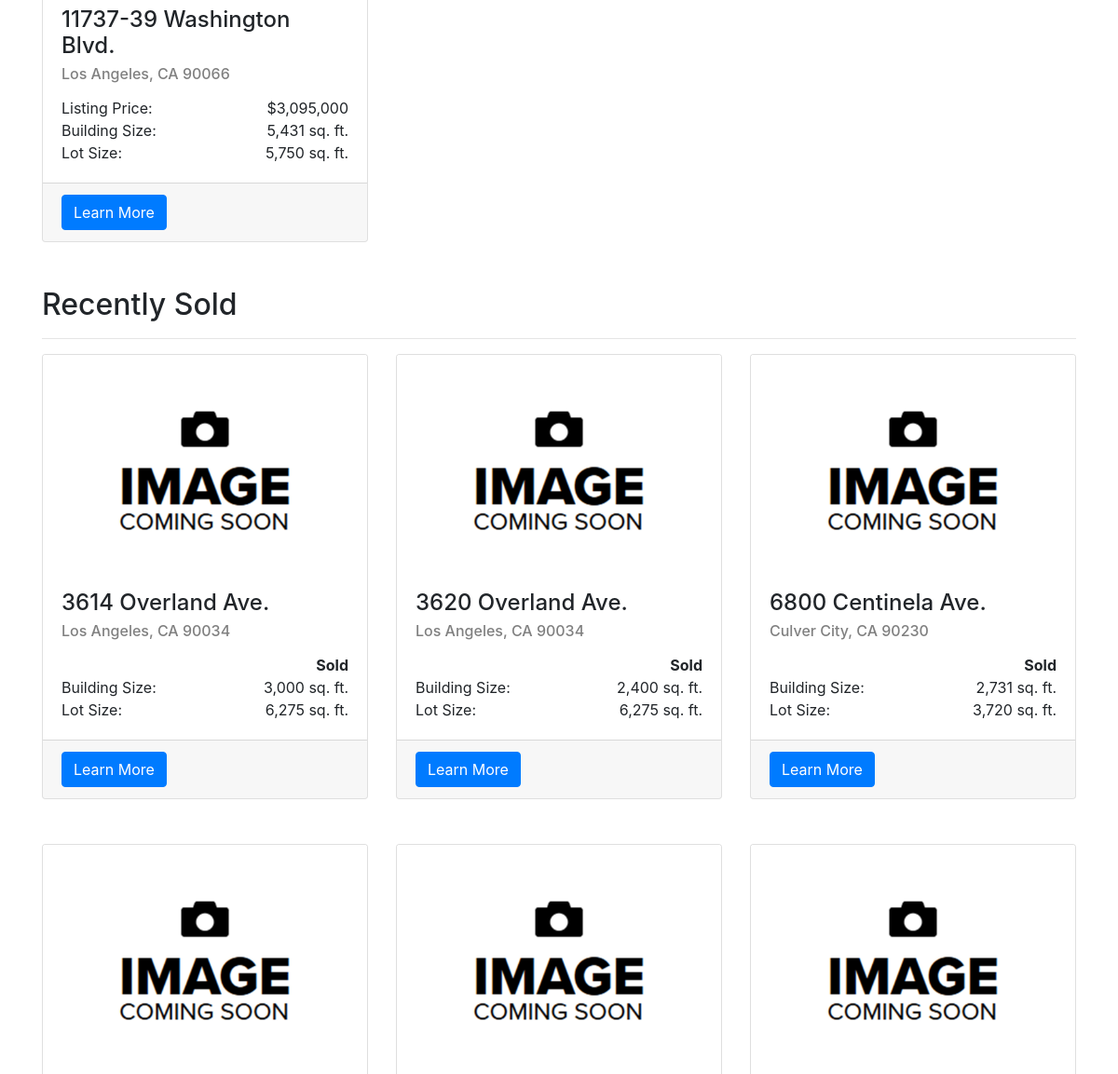
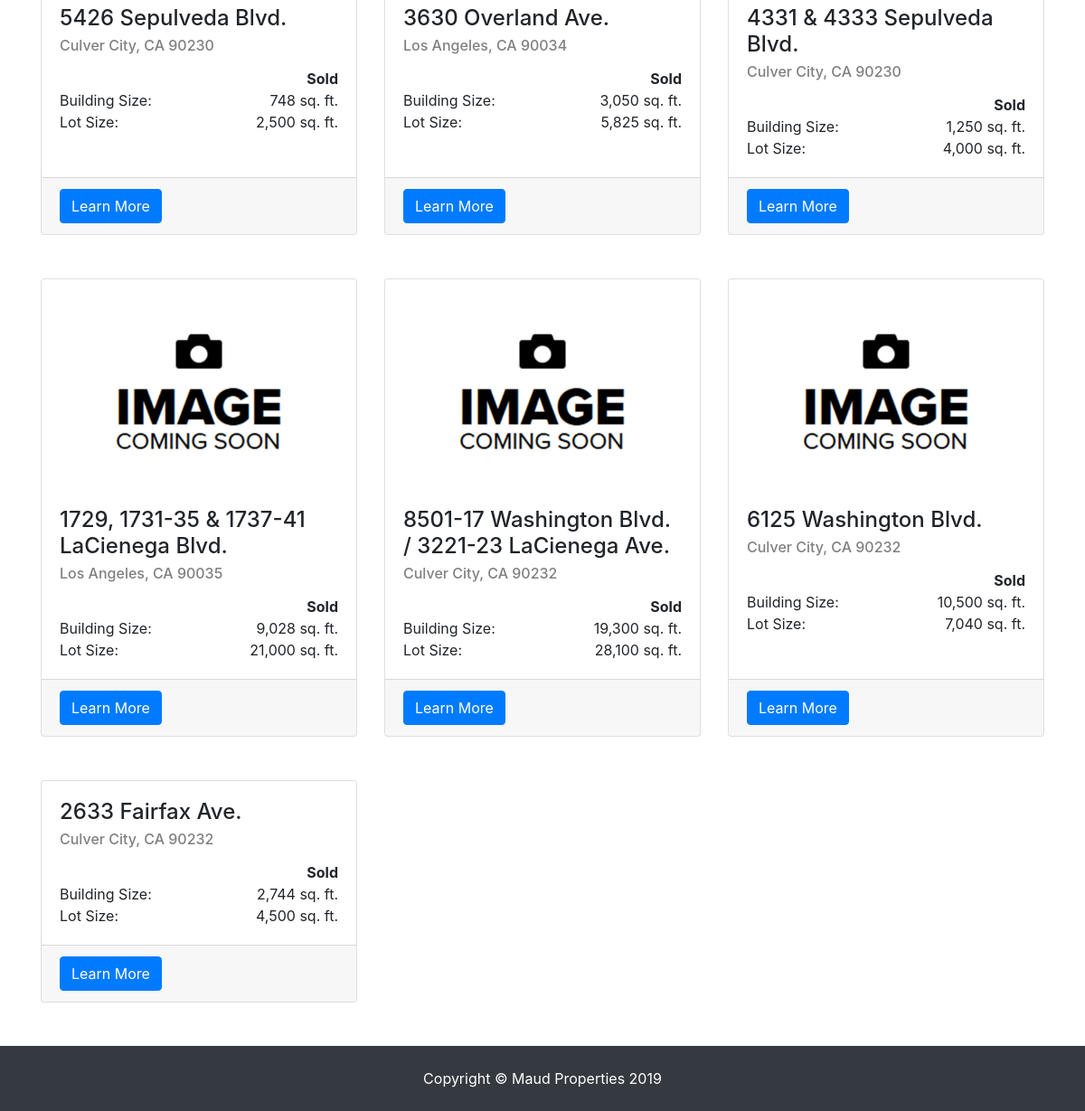
Page /sale/ (lower part) on the earlier database version (2 pictures, top to bottom).
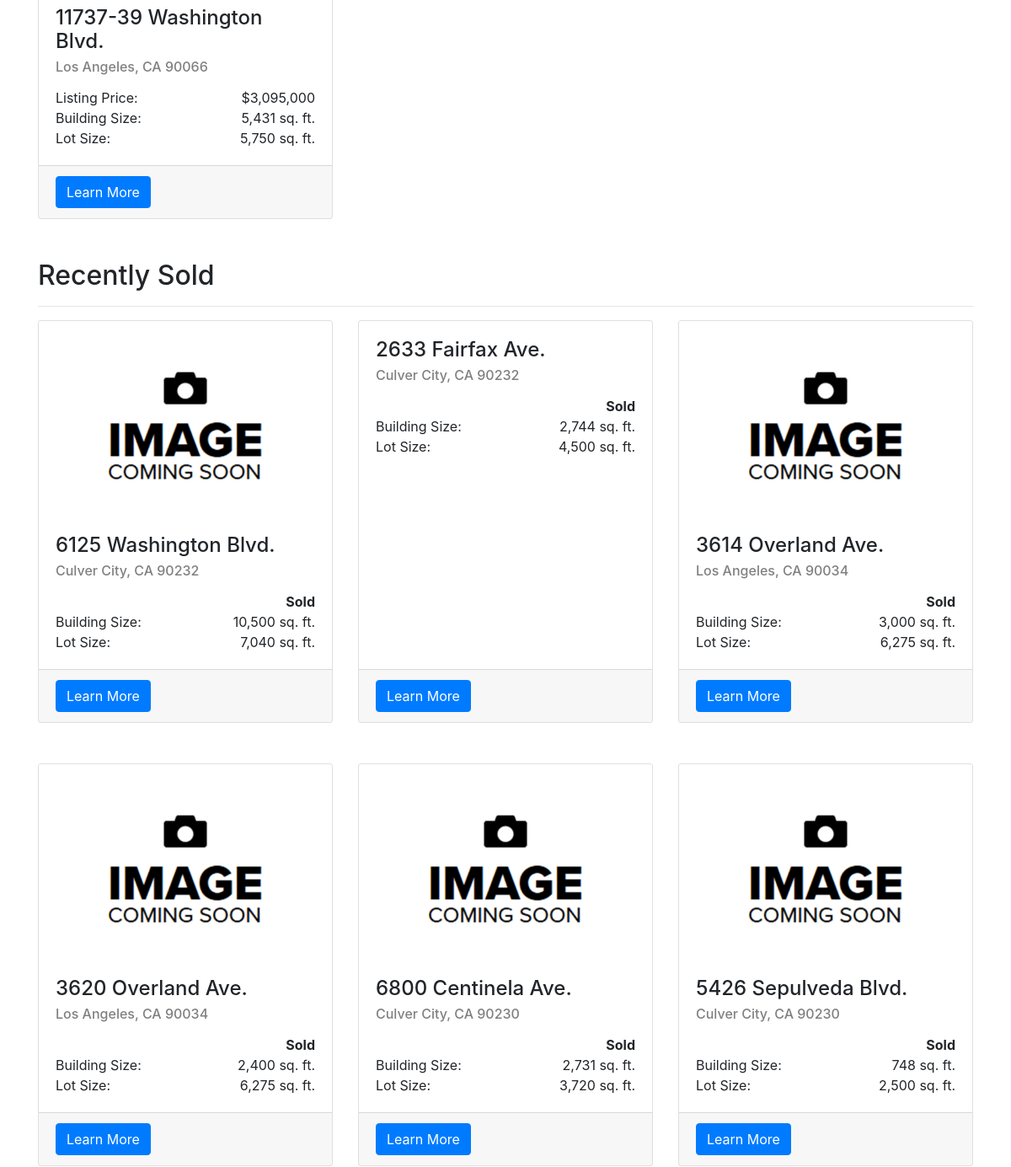
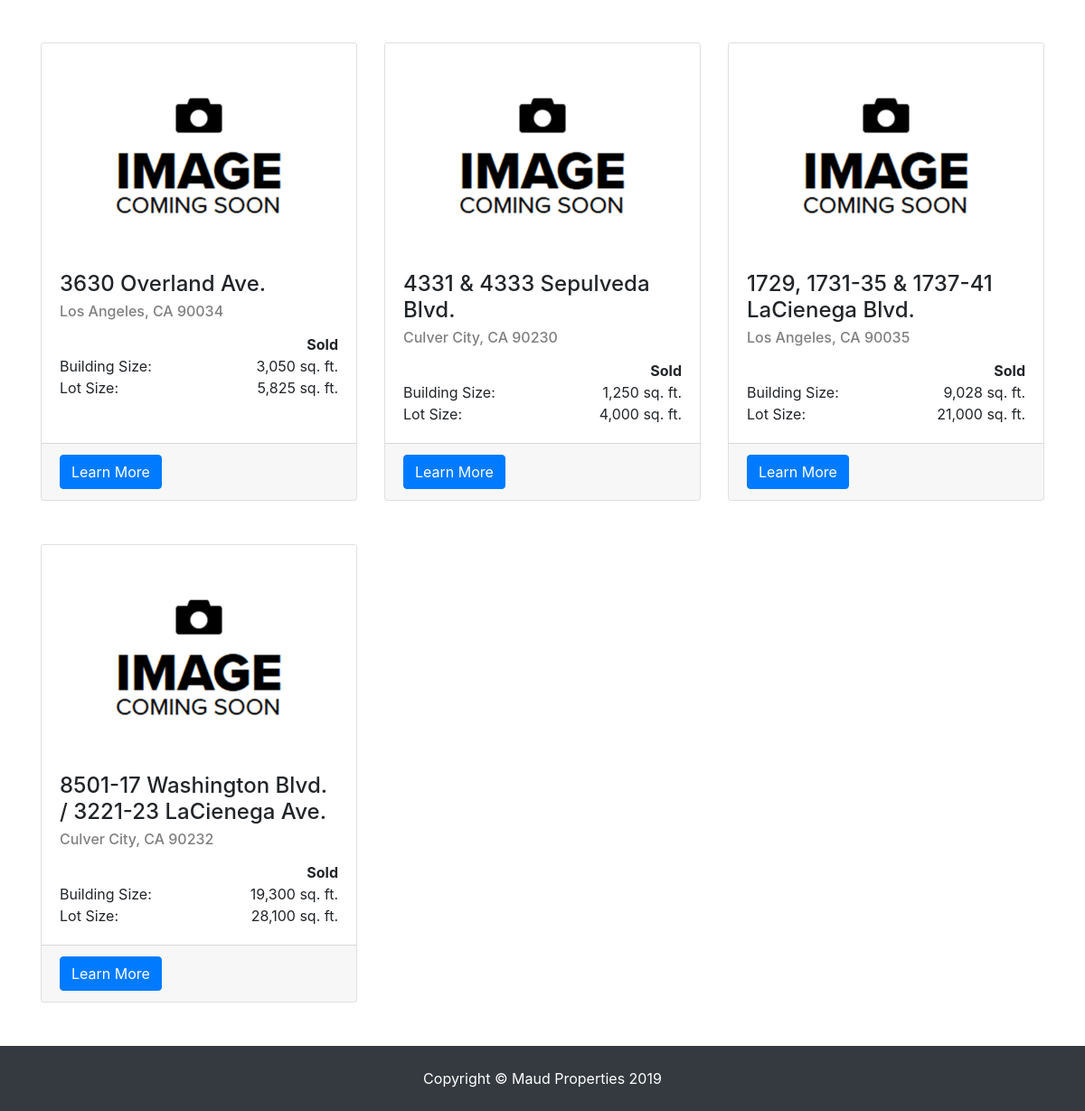
Same page on the later database version (2 pictures, top to bottom).
### sale/models.py (models this page shows, shortened)
class Listing(models.Model):
    address = models.CharField(max_length=200)
    city = models.CharField(max_length=50, default='Culver City')
    zipcode = models.DecimalField(max_digits=5, decimal_places=0, default=0)
    longitude = models.DecimalField(max_digits=10, decimal_places=7, default=0)
    latitude = models.DecimalField(max_digits=10, decimal_places=7, default=0)
    price = models.IntegerField(default=0, blank=True)
    lot_size = models.IntegerField(default=0, blank=True)
    building_size = models.IntegerField(default=0, blank=True)
    completed = models.BooleanField(default=False, blank=True)
    in_escrow = models.BooleanField(default=False, blank=True)
    property_type = models.CharField(max_length=40, default="Owner/User", blank=True)
    completion_date = models.DateField(auto_now=False, auto_now_add=True, blank=True)
    description = models.CharField(max_length=400, blank=True)
    main_image = models.ImageField(upload_to='images/', blank=True)
    main_image_description = models.CharField(max_length=100, blank=True)
    flier = models.FileField(upload_to='fliers/', blank=True)
    rank = models.IntegerField(default=1)
    def footage(self):
        return "sq. ft."
    class Meta:
        abstract=True

class Sale(Listing):
    in_escrow = models.BooleanField(default=False, blank=True)
    featured = models.BooleanField(default=False, blank=True)
    def priceAddOn(self):
        return ""

### sale/views.py (the view)
# urls.py: path('', views.index, name='index'),
def index(request):
    all_curr_sales = Sale.objects.filter(completed=False).filter(in_escrow=False)
    all_in_escrows = Sale.objects.filter(in_escrow=True)
    recent_sales = Sale.objects.filter(completed=True).order_by('-completion_date')
    context = {
        'sale': True,
        'page': 'Sale',
        'current_properties': all_curr_sales,
        'escrow_properties': all_in_escrows,
        'recent_properties': recent_sales,
        'complete': 'Sold',
    }
    return render(request, 'sale/index.html', context)

### sale/templates/sale/index.html (shortened to what this page needs)
<!DOCTYPE html>
<html lang="en">
<head>
    <link href="https://stackpath.bootstrapcdn.com/bootstrap/4.3.1/css/bootstrap.min.css" rel="stylesheet">
    {% load static %}
    <link href="{% static "home/main.css"%}" rel="stylesheet">
    {% load humanize %}
</head>
<body>
        {% include "home/nav.html" with active_tab=page %}
    <div class="container">
        {% if current_properties|length > 0 %}
                {% for prop in current_properties %}
                <div class="col-md-4 mb-5">
                    <div class="card h-100">
                    <div class="card-body">
                        <h4 class="card-title">{{prop.address}}</h4>
                        <h6 class="card-subtitle" style="margin-bottom: 15px;">{{prop.city}}, CA {{prop.zipcode}}</h6>
                        <span class="card-text">Listing Price:</span>
                        <span class="card-text" style="float: right">${{prop.price|intcomma}}{{prop.priceAddOn}}</span>
                        <br>
                        <span class="card-text">Building Size:</span>
                        <span class="card-text" style="float: right">{{prop.building_size|intcomma}} {{prop.footage}}</span>
                        <br>
                        {% if prop.lot_size != 0 %}
                            <span class="card-text">Lot Size:</span>
                            <span class="card-text" style="float: right">{{prop.lot_size|intcomma}} {{prop.footage}}</span>
                        {% endif %}
                    </div>
                    <div class="card-footer">
                        <a href="{{prop.id}}" class="btn btn-primary">Learn More</a>
                    </div>
                    </div>
                </div>
                {% if forloop.counter|divisibleby:3 %}
            <div class="row">
                {% endif %}
                {% endfor %}
            </div>
        {% endif %}
        {% if recent_properties|length > 0 %}
            {% if sale %}
                <h2>Recently Sold</h2>
            {% else %}
                <h2>Recently Leased</h2>
            {% endif %}
            <hr>
            <div class="row">
                {% for prop in recent_properties %}
                <div class="col-md-4 mb-5">
                    <div class="card h-100">
                    <a href="{{prop.id}}"><img class="card-img-top" src="{{prop.main_image.url}}" alt=""></a>
                    <div class="card-body">
                        <h4 class="card-title">{{prop.address}}</h4>
                        <h6 class="card-subtitle" style="margin-bottom: 15px;">{{prop.city}}, CA {{prop.zipcode}}</h6>
                        <span class="card-text" style="float: right"><b>{{complete}}</b></span>
                        <br>
                        <span class="card-text">Building Size:</span>
                        <span class="card-text" style="float: right">{{prop.building_size|intcomma}} {{prop.footage}}</span>
                        <br>
                        {% if not prop.lot_size == 0 %}
                            <span class="card-text">Lot Size:</span>
                            <span class="card-text" style="float: right">{{prop.lot_size|intcomma}} {{prop.footage}}</span>
                        {% endif %}
                    </div>
                    <div class="card-footer">
                        <a href="{{prop.id}}" class="btn btn-primary">Learn More</a>
                    </div>
                    </div>
                </div>
                {% if forloop.counter|divisibleby:3 %}
            </div>
            <div class="row">
                {% endif %}
                {% endfor %}
            </div>
        {% endif %}
    </div>
    <div id="nav-placeholder">
        {% include "home/foot.html" %}
    </div>
</body>
</html>

### home/templates/home/nav.html (shortened to what this page needs)
  <head>
    {% load static %}
    <link href="{% static "home/main.css"%}" rel="stylesheet">
  </head>

### home/templates/home/foot.html
    <footer class="py-4 bg-dark">
        <div class="container">
            <p class="m-0 text-center text-white">Copyright &copy; Maud Properties 2019</p>
        </div>
    </footer>

### home/static/home/main.css (style rules this page uses)
body { padding-top: 56px; }
img { display: block; width: 100%; height: auto; }
h6 { color: grey; }

Differences in the rows shown:
changed Sale "6125 Washington Blvd.": moves up the list
changed Sale "2633 Fairfax Ave.": moves up the list
